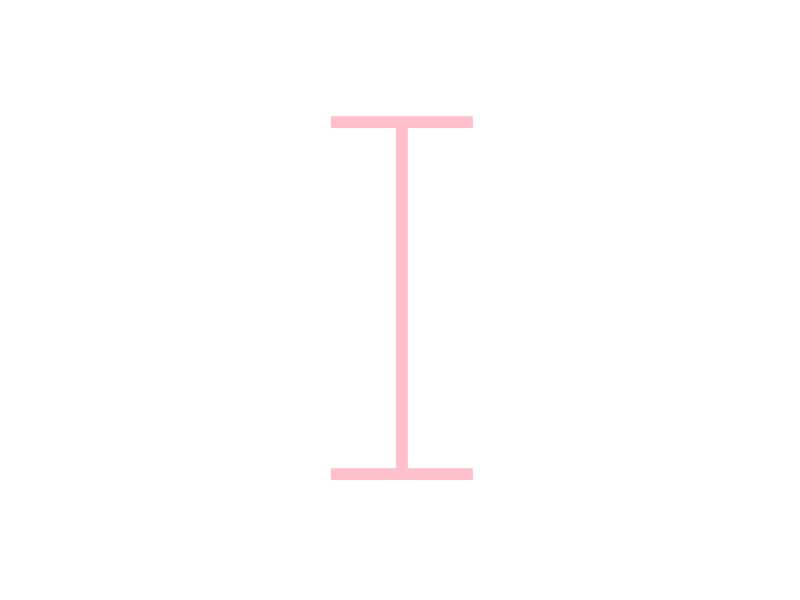
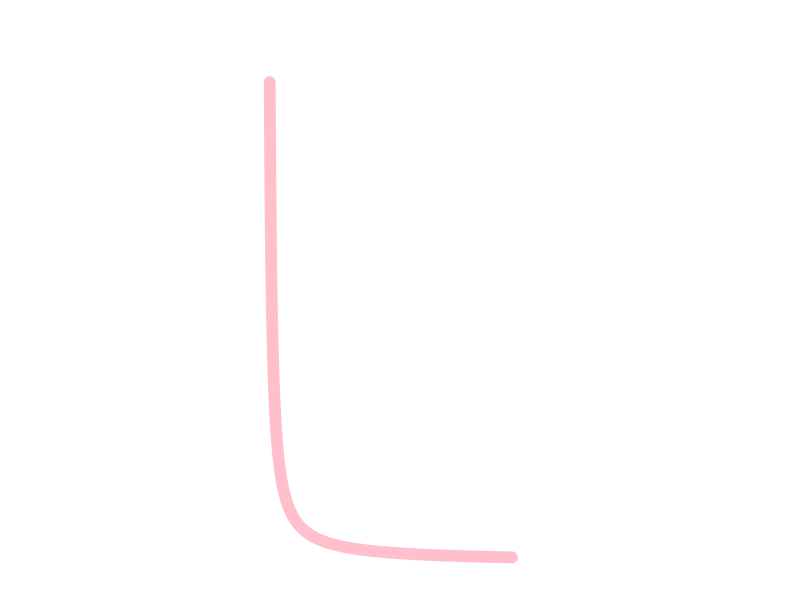
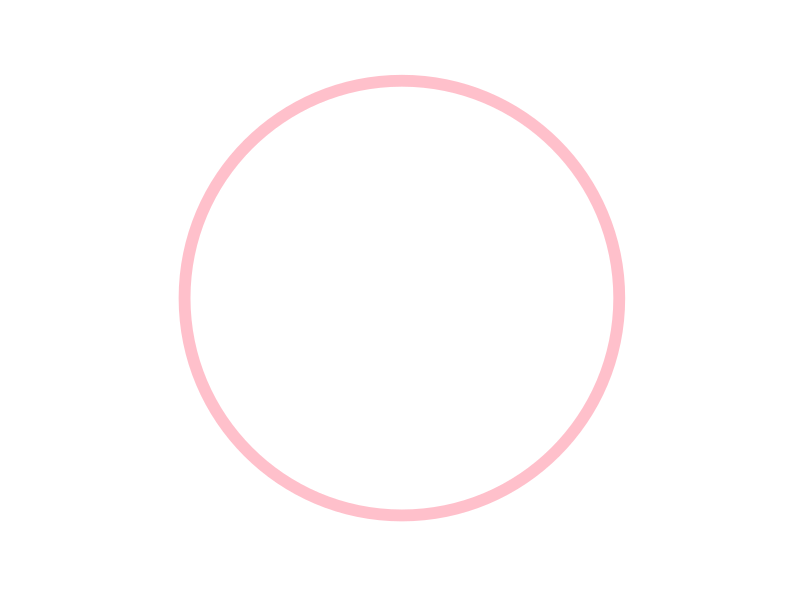
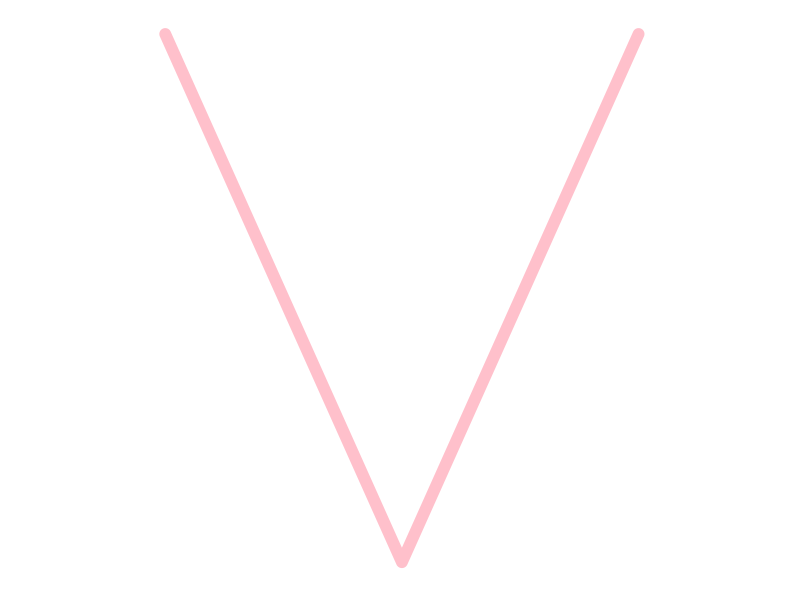
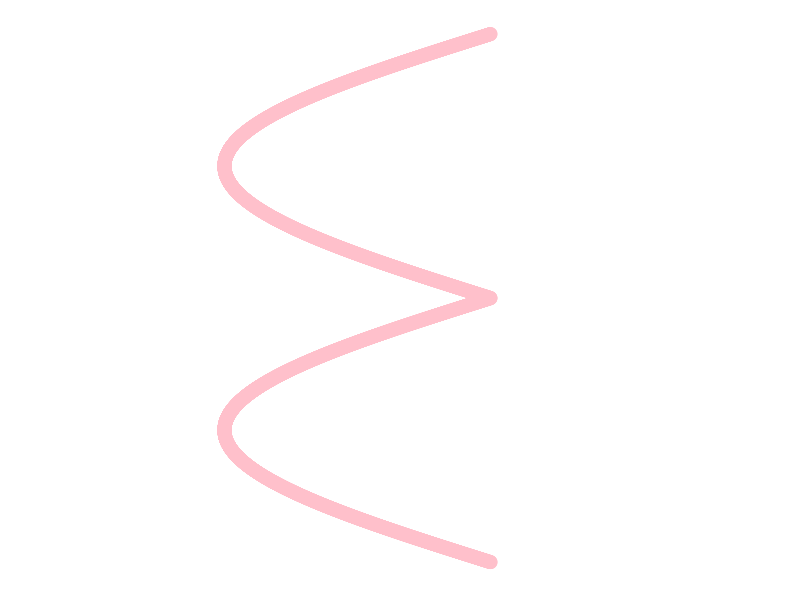
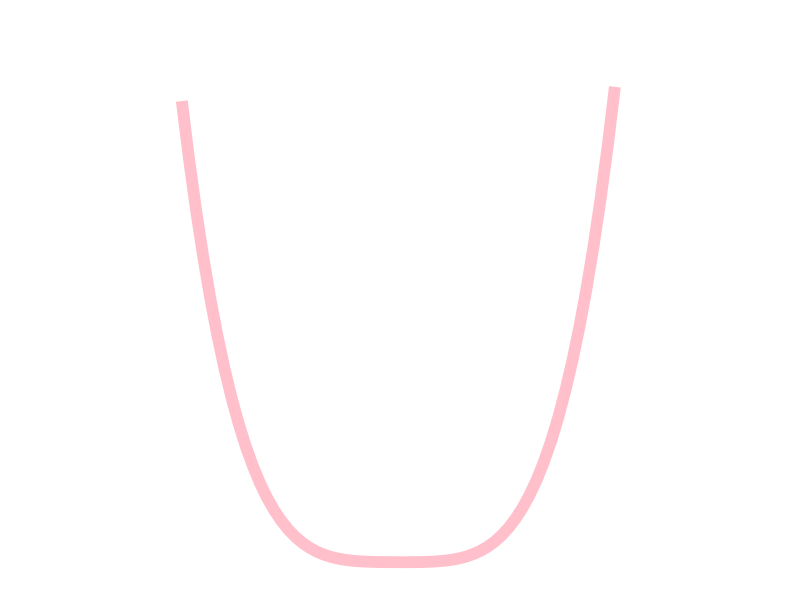

R code for these plots, in order: (Note: this script raises an error after producing the figures.)
## ---- chunk 1
knitr::opts_chunk$set(echo = FALSE)
## ---- chunk 2
# Letters
    library(tidyverse)
    t <- seq(-pi,pi,0.01)
    x <- 16*0.25*(3*sin(t) - sin(3*t))
    y <- 13*cos(t) - 5*cos(2*t) - cos(4*t)

# Plot I----

point1 <- 0
point2 <- 0
I <- tibble(point1, point2)

IPlot <- I %>% 
  ggplot(aes(point1, point2)) +
  theme_classic() +
  geom_errorbar(ymin=-1, ymax=1, width=0.2, size=4, color="pink") +
  expand_limits(x=c(-.5,.5), y=c(-1.5,1.5)) +
  theme(axis.title.y = element_blank(),
        axis.title.x = element_blank(),
        plot.title = element_blank(),
        axis.line = element_blank(),
        axis.ticks = element_blank(),
        axis.text = element_blank())
IPlot


# Plot L ------------------------------------------------------------------

x2 <- seq(1,100,.1)
y2 <- 1/x2
L <- tibble(x2,y2)

LPlot <- L %>% 
  ggplot(aes(x2,y2)) +
  theme_classic() +
  geom_line(size = 4, color = "pink", lineend = "round") +
  expand_limits(x=c(-90,200), y=c(0,1.1)) +
  theme(axis.title.y = element_blank(),
        axis.title.x = element_blank(),
        plot.title = element_blank(),
        axis.line = element_blank(),
        axis.ticks = element_blank(),
        axis.text = element_blank())
LPlot


# Plot O ------------------------------------------------------------------

CirclePlot <- I %>% 
  ggplot(aes(point1, point2)) +
  theme_classic() +
  geom_point(size = 150, color = "pink") +
  geom_point(size = 142, color = "white") +
  theme(axis.title.y = element_blank(),
        axis.title.x = element_blank(),
        plot.title = element_blank(),
        axis.line = element_blank(),
        axis.ticks = element_blank(),
        axis.text = element_blank())
CirclePlot


# Plot V ------------------------------------------------------------------

x4 <- seq(-3, 3, 0.1)
y4 <- abs(x4)
V <- tibble(x4,y4)

VPlot <- V %>% 
  ggplot(aes(x4, y4)) + 
  theme_classic() +
  geom_line(size = 4, color = "pink", lineend = "round") +
  expand_limits(x=c(-4.5, 4.5), y=c(0, 3)) +
  theme(axis.title.y = element_blank(),
        axis.title.x = element_blank(),
        plot.title = element_blank(),
        axis.line = element_blank(),
        axis.ticks = element_blank(),
        axis.text = element_blank())
VPlot


# Plot E ------------------------------------------------------------------

y6 <- seq(-pi, pi, 0.001)
x6 <- -3*abs(sin(y6))
E <- tibble(x6, y6)

EPlot <- E %>% 
  ggplot(aes(x6, y6)) + 
  theme_classic() +
  expand_limits(x=c(-5, 3), y=c(-pi, pi)) +
  geom_point(color = "pink", size = 4) +
  theme(axis.title.y = element_blank(),
        axis.title.x = element_blank(),
        plot.title = element_blank(),
        axis.line = element_blank(),
        axis.ticks = element_blank(),
        axis.text = element_blank())
EPlot


# Plot U ------------------------------------------------------------------

x5 <- seq(-3.1, 3, 0.1)
y5 <- (4*x5^4) + x5^3 + x5^2
U <- tibble(x5, y5)

UPlot <- U %>% 
  ggplot(aes(x5, y5)) +
  theme_classic() +
  geom_line(size = 4, color = "pink") +
  expand_limits(x=c(-5, 5), y=c(0, 400)) +
  theme(axis.title.y = element_blank(),
        axis.title.x = element_blank(),
        plot.title = element_blank(),
        axis.line = element_blank(),
        axis.ticks = element_blank(),
        axis.text = element_blank())
UPlot
    
    
## ---- chunk 3

knitr::include_graphics("I.svg")

knitr::include_graphics("Heart2.svg")

knitr::include_graphics("U.svg")

## ---- chunk 4
Heart1 <- tibble(x,y)

Heart1Plot <- Heart1 %>% 
  ggplot(aes(x,y)) +
  theme_classic() +
  geom_polygon(fill = "pink") +
  theme(axis.title.y = element_blank(),
        axis.title.x = element_blank(),
        plot.title = element_blank(),
        axis.line = element_blank(),
        axis.ticks = element_blank(),
        axis.text = element_blank()) +
  
  coord_polar(start = pi)
Heart1Plot


r <- 2 - 2*sin(t) + sin(t)*(sqrt(abs(cos(t))))/(sin(t)+1.4)

Heart2 <- tibble(t,r)

Heart2Plot <- Heart2 %>% 
  ggplot(aes(t,r)) +
  theme_classic() +
  geom_polygon(fill = "pink") +
  coord_polar(start = pi/2) +
  scale_fill_manual(values = "pink") +
  theme(axis.title.y = element_blank(),
        axis.title.x = element_blank(),
        plot.title = element_blank(),
        axis.line = element_blank(),
        axis.ticks = element_blank(),
        axis.text = element_blank())
Heart2Plot
## ---- chunk 5
IPlot
Heart2Plot
UPlot

## ---- chunk 6
library(cowplot)
plot_grid(IPlot, Heart2Plot, UPlot, align = 'h', ncol = 1)

